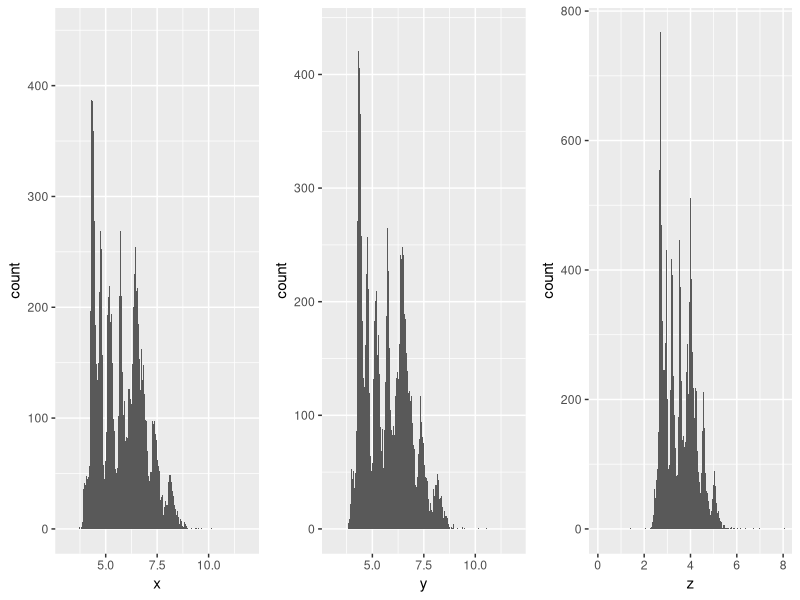
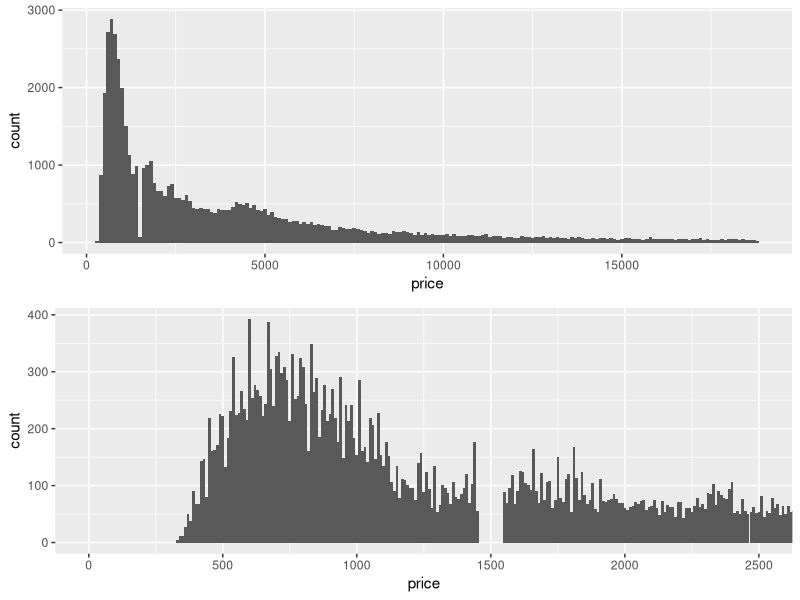
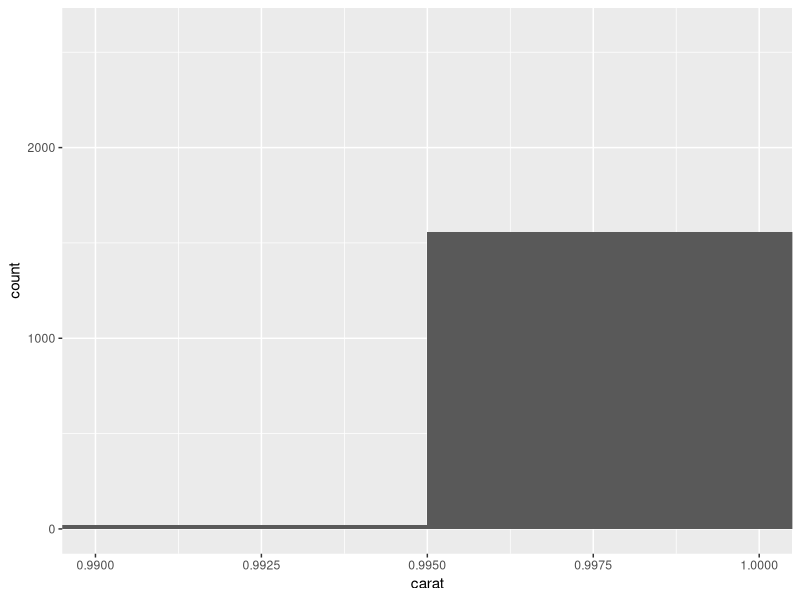
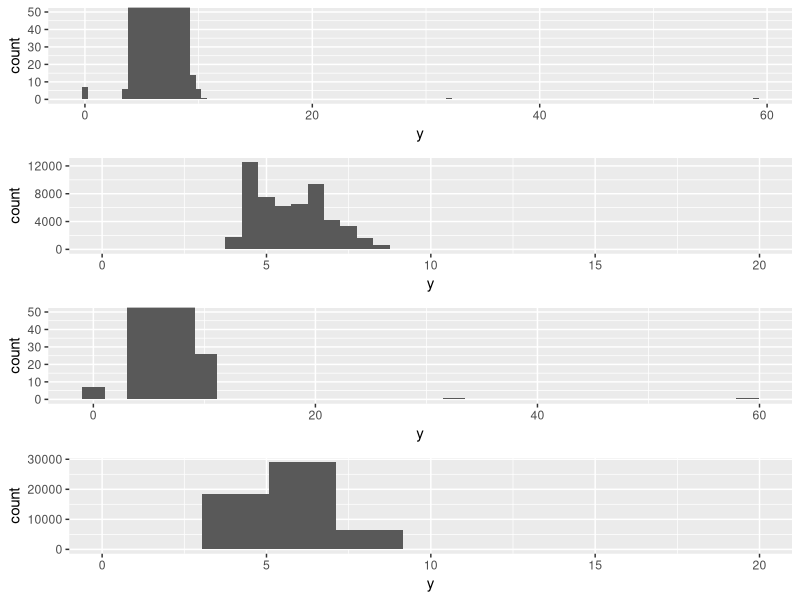

Write R code to recreate these figures, in order.
## ---- chunk 1
knitr::opts_chunk$set(echo = TRUE)
library(tidyverse)
library(gridExtra)
## ---- chunk 2
diamonds %>% select(x,y,z)
#x
x <- ggplot(data = diamonds, mapping = aes(x = x)) +
  geom_histogram(binwidth = 0.01) +
  coord_cartesian(xlim = c(3, 12))
#y
y <- ggplot(data = diamonds, mapping = aes(x = y)) +
  geom_histogram(binwidth = 0.01) +
  coord_cartesian(xlim = c(3, 12))
#z
z <- ggplot(data = diamonds, mapping = aes(x = z)) +
  geom_histogram(binwidth = 0.01) +
  coord_cartesian(xlim = c(0, 8))

grid.arrange(x,y,z,ncol=3,nrow=1)

help("diamonds")#it will tell us, x is length in mm, y is width in mm, z is depth in mm.
#x and y have similar distribution. I think x and y are length and width respectively, but z is depth.
## ---- chunk 3
price <- diamonds %>% select(price)

p1 <- ggplot(data = price, mapping = aes(x = price)) +
  geom_histogram(binwidth = 100)

p1_zoom <- ggplot(data = price, mapping = aes(x = price)) +
  geom_histogram(binwidth = 10) +
  coord_cartesian(xlim = c(0, 2500))

grid.arrange(p1,p1_zoom,ncol=1,nrow=2)
## ---- chunk 4
diamonds %>% filter(carat>=0.99,carat<=1) %>% count(carat)

ggplot(data = diamonds, mapping = aes(x = carat)) +
  geom_histogram(binwidth = 0.01) +
  coord_cartesian(xlim = c(0.99, 1))
  
## ---- chunk 5
original <- ggplot(diamonds) + 
  geom_histogram(mapping = aes(x = y), binwidth = 0.5) +
  coord_cartesian(ylim = c(0, 50))

original_xlim <- ggplot(diamonds) + 
  geom_histogram(mapping = aes(x = y), binwidth = 0.5) +
  coord_cartesian(xlim = c(0, 20))

original_binwidth <- ggplot(diamonds) + 
  geom_histogram(mapping = aes(x = y)) +
  coord_cartesian(ylim = c(0, 50))

original_xlim_binwidth <- ggplot(diamonds) + 
  geom_histogram(mapping = aes(x = y)) +
  coord_cartesian(xlim = c(0, 20))

grid.arrange(original,original_xlim,original_binwidth,original_xlim_binwidth,ncol=1,nrow=4)
## ---- chunk 6
?geom_histogram
?geom_bar

#NA could be a catagorical variable in the plot

#the stat of them are different, the stat in geom_bar is "count",while that in geom_histogram is "bin"

## ---- chunk 7
#remove NAs when calculating mean and sum of the data
